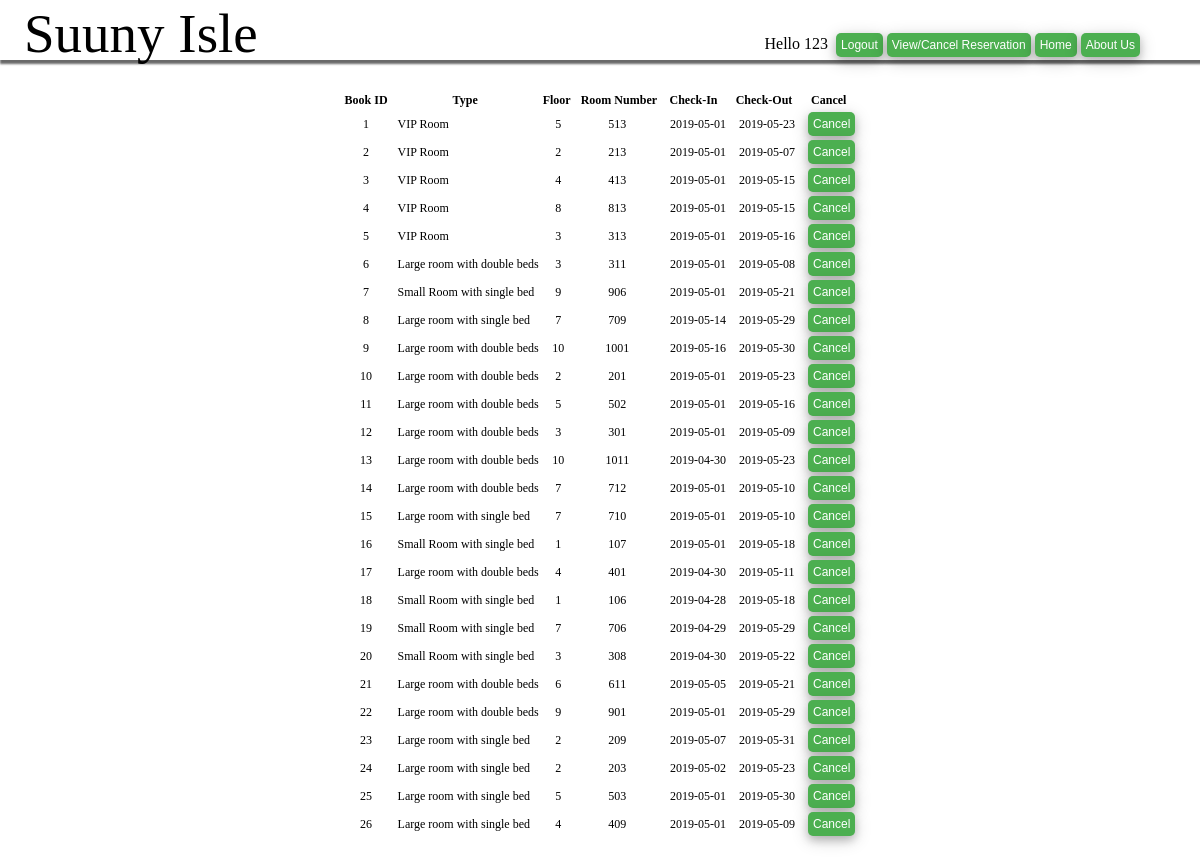
Screenshot of /php/myBook.php (signed in) with the database file from the repository.
### tables this page shows
CREATE TABLE `reservation` (
  `Book_ID` int(11) NOT NULL AUTO_INCREMENT,
  `Username` varchar(255) NOT NULL,
  `Type` varchar(2) NOT NULL,
  `Floor` int(2) NOT NULL,
  `RoomNumber` int(5) NOT NULL,
  `Start` date NOT NULL,
  `End` date NOT NULL,
  PRIMARY KEY (Book_ID),
  UNIQUE (Book_ID)
);

### php/myBook.php (the view, shortened to what this page needs)
<!DOCTYPE html>
<html>
<head>
    <link rel="stylesheet" type="text/css" href="../css/button.css" />
    <link rel="stylesheet" type="text/css" href="../css/background.css" />
    <link rel="stylesheet" href="../css/navigator.css" type="text/css" />
    <link rel="stylesheet" href="../css/myBook.css" type="text/css" />
</head>
<body background="../images/login1.jpg">
    <div id="navigator">
        <a href="../index.php">
            <span id="hotelName">
                Suuny Isle
            </span>
        </a>
        <span id="textInNavi">
            <?php
            if (isset($_SESSION['login_username'])) {
                echo " Hello <span id = 'user'>" . $_SESSION['login_username'] . "</span> &nbsp";
                echo "<button type ='buttom' onclick='logout()'>Logout</button>&nbsp";
                echo "<a href='myBook.php'><button type ='button'>View/Cancel Reservation</button></a>&nbsp";
            } else {
                echo "<a href= 'html/login.html'><button type = 'button'>Login</button></a>&nbsp";
                echo "<a href= 'html/register.html'><button type = 'button'>Register</button></a>&nbsp";
            }
            echo "<a href='../index.php'><button>Home</button></a>&nbsp";
            echo "<a href='aboutUs.php'><button>About Us</button></a>";
            ?>
        </span>
    </div>
    <table id="bookTable" border="0">
        <tr>
            <th>Book ID</th>
            <th>Type</th>
            <th>Floor</th>
            <th>&nbsp;&nbsp;Room Number</th>
            <th>Check-In</th>
            <th>&nbsp;Check-Out</th>
            <th>&nbsp;Cancel</th>
        </tr>
        <?php
        $username = $_SESSION['login_username'];
        try {
            $conn = new PDO("mysql:host=localhost;dbname=scyzz2", "scyzz2", "Qqwer0904!");
            $conn->setAttribute(PDO::ATTR_ERRMODE, PDO::ERRMODE_EXCEPTION);
            $sql = $conn->prepare(
                "SELECT * FROM reservation
                            WHERE
                                Username = :username"
            );
            $sql->bindParam(':username', $username);
            $sql->execute();
            while ($result = $sql->fetch(PDO::FETCH_ASSOC)) {
                echo "<tr>
                        <td class = 'bookId'>" . $result['Book_ID'] . "</td>
                        <td>&nbsp;&nbsp;" . printType($result['Type']) . "</td>
                        <td class = 'floor'>&nbsp;" . $result['Floor'] . "</td>
                        <td class = 'roomNumber'>&nbsp;" . $result['RoomNumber'] . "</td>
                        <td>&nbsp;&nbsp;&nbsp;" . $result['Start'] . "</td>
                        <td>&nbsp;&nbsp;&nbsp;" . $result['End'] . "</td>
                        <td>&nbsp;&nbsp;&nbsp;<button onclick='deleteBook(" . $result['Book_ID'] . ")'>Cancel</button></td>
                    </tr>";
            }
        } catch (PDOException $e) {
            echo $sql . "<br>" . $e->getMessage();
        }
        ?>
    </table>
</body>
</html>
<?php
function printType($type)
{
    $str = "";
    switch ($type) {
        case 1:
            $str = "VIP Room";
            break;
        case 2:
            $str = "Large room with double beds";
            break;
        case 3:
            $str = "Large room with single bed";
            break;
        case 4:
            $str = "Small Room with single bed";
            break;
    }
    return $str;
}
?>

### css/button.css (style rules this page uses)
button { background-color: #4CAF50; border-radius: 5px; box-shadow: 0 4px 9px 0 rgba(0, 0, 0, 0.2), 0 4px 17px 0 rgba(0, 0, 0, 0.19); border: none; color: white; padding: 5px 5px; text-align: center; text-decoration: none; display: inline-block; font-size: 12px; }

### css/background.css (style rules this page uses)
body { background-repeat: no-repeat; background-size: 100% 100%; background-attachment: fixed; }

### css/navigator.css (style rules this page uses)
#navigator { position: fixed; z-index: 999999; box-shadow: 2px 2px 2px 2px #696969; height: 60px; width: 100%; left: 0; top: 0; background-color: white; }
#textInNavi { position: absolute; right: 5%; bottom: 5%; color: black; }
#hotelName { position: absolute; color: black; bottom: -5px; left: 2%; font-size: 55px; }

### css/myBook.css (style rules this page uses)
#bookTable { position: relative; margin-top: 6.6%; margin-right: auto; margin-left: auto; background-color: white; padding: 12px; font-size: 12px; }
.roomNumber { text-align: center; }
.bookId { text-align: center; }
.floor { text-align: center; }

### rows the page displays
reservation: Book_ID "1", Type "VIP Room", Floor "5", RoomNumber "513", Start "2019-05-01", End "2019-05-23"
reservation: Book_ID "2", Type "VIP Room", Floor "2", RoomNumber "213", Start "2019-05-01", End "2019-05-07"
reservation: Book_ID "3", Type "VIP Room", Floor "4", RoomNumber "413", Start "2019-05-01", End "2019-05-15"
reservation: Book_ID "4", Type "VIP Room", Floor "8", RoomNumber "813", Start "2019-05-01", End "2019-05-15"
reservation: Book_ID "5", Type "VIP Room", Floor "3", RoomNumber "313", Start "2019-05-01", End "2019-05-16"
reservation: Book_ID "6", Type "Large room with double beds", Floor "3", RoomNumber "311", Start "2019-05-01", End "2019-05-08"
reservation: Book_ID "7", Type "Small Room with single bed", Floor "9", RoomNumber "906", Start "2019-05-01", End "2019-05-21"
reservation: Book_ID "8", Type "Large room with single bed", Floor "7", RoomNumber "709", Start "2019-05-14", End "2019-05-29"
reservation: Book_ID "9", Type "Large room with double beds", Floor "10", RoomNumber "1001", Start "2019-05-16", End "2019-05-30"
reservation: Book_ID "10", Type "Large room with double beds", Floor "2", RoomNumber "201", Start "2019-05-01", End "2019-05-23"
reservation: Book_ID "11", Type "Large room with double beds", Floor "5", RoomNumber "502", Start "2019-05-01", End "2019-05-16"
reservation: Book_ID "12", Type "Large room with double beds", Floor "3", RoomNumber "301", Start "2019-05-01", End "2019-05-09"
reservation: Book_ID "13", Type "Large room with double beds", Floor "10", RoomNumber "1011", Start "2019-04-30", End "2019-05-23"
reservation: Book_ID "14", Type "Large room with double beds", Floor "7", RoomNumber "712", Start "2019-05-01", End "2019-05-10"
reservation: Book_ID "15", Type "Large room with single bed", Floor "7", RoomNumber "710", Start "2019-05-01", End "2019-05-10"
reservation: Book_ID "16", Type "Small Room with single bed", Floor "1", RoomNumber "107", Start "2019-05-01", End "2019-05-18"
reservation: Book_ID "17", Type "Large room with double beds", Floor "4", RoomNumber "401", Start "2019-04-30", End "2019-05-11"
reservation: Book_ID "18", Type "Small Room with single bed", Floor "1", RoomNumber "106", Start "2019-04-28", End "2019-05-18"
reservation: Book_ID "19", Type "Small Room with single bed", Floor "7", RoomNumber "706", Start "2019-04-29", End "2019-05-29"
reservation: Book_ID "20", Type "Small Room with single bed", Floor "3", RoomNumber "308", Start "2019-04-30", End "2019-05-22"
reservation: Book_ID "21", Type "Large room with double beds", Floor "6", RoomNumber "611", Start "2019-05-05", End "2019-05-21"
reservation: Book_ID "22", Type "Large room with double beds", Floor "9", RoomNumber "901", Start "2019-05-01", End "2019-05-29"
reservation: Book_ID "23", Type "Large room with single bed", Floor "2", RoomNumber "209", Start "2019-05-07", End "2019-05-31"
reservation: Book_ID "24", Type "Large room with single bed", Floor "2", RoomNumber "203", Start "2019-05-02", End "2019-05-23"
reservation: Book_ID "25", Type "Large room with single bed", Floor "5", RoomNumber "503", Start "2019-05-01", End "2019-05-30"
reservation: Book_ID "26", Type "Large room with single bed", Floor "4", RoomNumber "409", Start "2019-05-01", End "2019-05-09"

### other values shown
$_SESSION['login_username'] "123"
